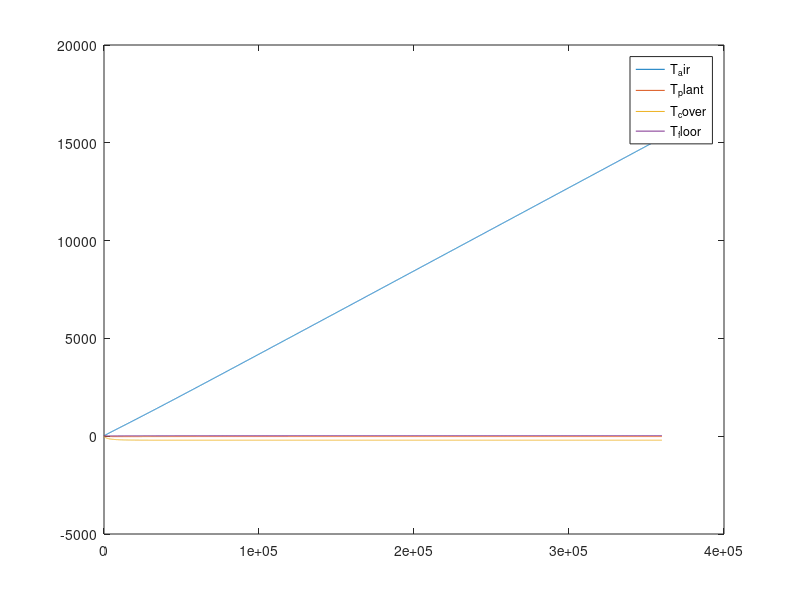

This chart was generated by the following MATLAB code:
%%
%syms epsilon_plant epsilon_cover epsilon_floor T_air T_plant T_cover T_floor F_pc F_pf F_cp F_cf F_fp F_fc A_plant A_cover A_floor sigma alfa_plant alfa_cover alfa_floor rho_plant rho_cover rho_floor tau_cover A_plant_sun A_cover_sun A_floor_sun I_sun
epsilon_plant=0.8; epsilon_cover=0.7; epsilon_floor=0.77;
tau_cover = 0.89;
alfa_plant = 0.8; alfa_cover= 0.05; alfa_floor = 0.77;
rho_plant = 1-alfa_plant; rho_cover = 1-tau_cover-alfa_cover; rho_floor= 1-alfa_floor;

T_air =12; T_plant= 12; T_cover= 12; T_floor=12; 
F_pc=0.6; F_pf=0.4; F_cp=0.3; F_cf=0.2; F_fp=0.7; F_fc=0.3;
A_plant= 86; A_cover= 2*1100; A_floor= 300;
sigma= 5.67*10^-8;

cap = [3000*1.293*1000; 100*4020; A_cover*0.003*840*2500; 830*A_floor*0.2*1600];

A_plant_sun = 30; A_cover_sun= 300; A_floor_sun= 270;
I_sun = 1300;
emissivity = [0; epsilon_plant; epsilon_cover; epsilon_floor];
alfa = [0; alfa_plant; alfa_cover; alfa_floor];
rho = [0; rho_plant; rho_cover; rho_floor];
T(:,1) = [T_air; T_plant; T_cover; T_floor];
Area = [0; A_plant; A_cover; A_floor];
Area_sun = [1; A_plant_sun; A_cover_sun; A_floor_sun];
View = [0, 0, 0, 0;
    0, 0, F_pc, F_pf;
    0, F_cp, 0, F_cf;
    0, F_fp, F_fc, 0];
start_time = 1;
dt = 60;
simulation_time = 100 * 60^2; 
t = start_time:dt:simulation_time;
%%
for i = 1 : length(t) - 1
    q_rad_out(:,i) = sigma * emissivity .* ((T(:,i) + 372).^4); %calculate how much each object emits
    
    Q_rad_in(:,i) =alfa .* (Area .* View * q_rad_out(:,i)); %calculate how much each object absorbs
    Q_rad_in(1,i) = sum(rho .* Area .* View * q_rad_out(:,i) ); %Q to air is calulated by howmuch is diffused by other objects

    Q_solar(:,i) = [0; tau_cover; 1; tau_cover] .* alfa .* Area_sun * I_sun;
    Q_solar(1,i) = rho_plant * Q_solar(2,i) + rho_floor * Q_solar(4,i);

    Q(:,i) = Q_solar(:,i) + Q_rad_in(:,i) - Area .* q_rad_out(:,i); %total Q
    
    T(:,i+1) =  Q(:,i) ./ cap * dt + T(:,i); %temperature rise over dt caused by Q
end

plot(t,T)
legend('T_air','T_plant','T_cover','T_floor')